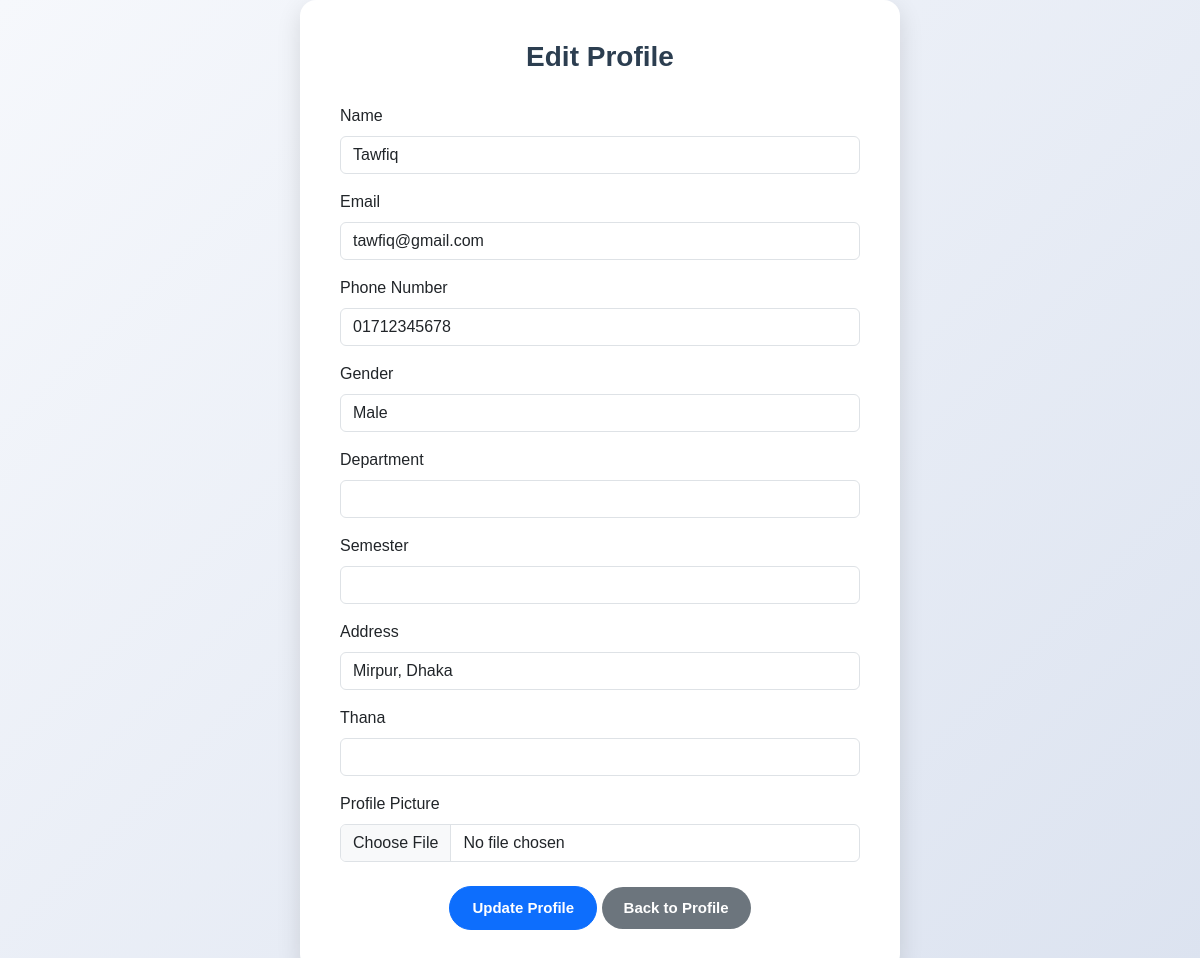
The page /backend/edit_profile.php (signed in) on the database its author committed.
### tables this page shows
CREATE TABLE User (
    Student_ID VARCHAR(20) PRIMARY KEY,
    Name VARCHAR(100) NOT NULL,
    Gsuite_Email VARCHAR(100) UNIQUE NOT NULL,
    Scanned_ID VARCHAR(255),
    Semester VARCHAR(20),
    Department VARCHAR(50),
    Thana VARCHAR(50),
    Phone_Number VARCHAR(15),  
    Password VARCHAR(100) NOT NULL,
    Address VARCHAR(255),      
    Gender VARCHAR(10),        
    Profile_Pic VARCHAR(255),  
    UserStatus VARCHAR(30) NULL DEFAULT 'Available'  
);

### backend/edit_profile.php (the view, shortened to what this page needs)
<?php
include 'db_connection.php';
$student_id = $_SESSION["User_ID"];
$sql = "SELECT * FROM User WHERE Student_ID = ?";
$stmt = $conn->prepare($sql);
$stmt->bind_param("s", $student_id);
$stmt->execute();
$result = $stmt->get_result();
if ($result->num_rows === 1){
    $user = $result->fetch_assoc();
}
else {
    echo "User not found.";
    exit();
}
?>
<!DOCTYPE html>
<html lang="en">
<head>
  <link href="https://cdn.jsdelivr.net/npm/bootstrap@5.3.5/dist/css/bootstrap.min.css" rel="stylesheet">
  <link rel="stylesheet" href="css/profile_style.css">
</head>
<body>
  <div class="profile-card">
    <h3 class="profile-title">Edit Profile</h3>
    <form method="POST" enctype="multipart/form-data">
      <div class="mb-3">
        <label for="name" class="form-label">Name</label>
        <input type="text" id="name" name="name" class="form-control" value="<?php echo htmlspecialchars($user['Name']); ?>" required>
      </div>
      <div class="mb-3">
        <label for="email" class="form-label">Email</label>
        <input type="email" id="email" name="email" class="form-control" value="<?php echo htmlspecialchars($user['Gsuite_Email']); ?>" required>
      </div>
      <div class="mb-3">
        <label for="phone" class="form-label">Phone Number</label>
        <input type="text" id="phone" name="phone" class="form-control" value="<?php echo htmlspecialchars($user['Phone_Number']); ?>" required>
      </div>
      <div class="mb-3">
        <label for="gender" class="form-label">Gender</label>
        <select id="gender" name="gender" class="form-control" required>
          <option value="Male" <?php echo $user['Gender'] === 'Male' ? 'selected' : ''; ?>>Male</option>
        </select>
      </div>
      <div class="mb-3">
        <label for="department" class="form-label">Department</label>
        <input type="text" id="department" name="department" class="form-control" value="<?php echo htmlspecialchars($user['Department']); ?>" required>
      </div>
      <div class="mb-3">
        <label for="semester" class="form-label">Semester</label>
        <input type="text" id="semester" name="semester" class="form-control" value="<?php echo htmlspecialchars($user['Semester']); ?>" required>
      </div>
      <div class="mb-3">
        <label for="address" class="form-label">Address</label>
        <input type="text" id="address" name="address" class="form-control" value="<?php echo htmlspecialchars($user['Address']); ?>" required>
      </div>
      <div class="mb-3">
        <label for="thana" class="form-label">Thana</label>
        <input type="text" id="thana" name="thana" class="form-control" value="<?php echo htmlspecialchars($user['Thana']); ?>" required>
      </div>
      <div class="mb-3">
        <label for="profile_pic" class="form-label">Profile Picture</label>
        <input type="file" id="Profile_pic" name="Profile_Pic" class="form-control">
      </div>
      <div class="text-center mt-4">
        <button type="submit" class="btn btn-primary">Update Profile</button>
        <a href="profile.php" class="btn btn-secondary">Back to Profile</a>
      </div>
    </form>
  </div>
</body>
</html>

### backend/css/profile_style.css (style rules this page uses)
body { font-family: "Montserrat", sans-serif; background: linear-gradient(135deg, #f6f8fc, #dce3f0); margin: 0; padding: 0; min-height: 100vh; display: flex; align-items: center; justify-content: center; }
.profile-card { background: #ffffff; border-radius: 16px; width: 100%; max-width: 600px; padding: 40px; box-shadow: 0 8px 25px rgba(0, 0, 0, 0.12); transition: all 0.3s ease; animation: fadeInUp 0.6s ease; }
.profile-title { font-weight: 700; font-size: 28px; text-align: center; margin-bottom: 30px; color: #2c3e50; }
.btn { padding: 10px 22px; border-radius: 30px; font-weight: 600; font-size: 15px; transition: all 0.3s ease; }
.btn-secondary { background-color: #6c757d; color: white; border: none; }

### rows shown on the page
user: name "Tawfiq", email "tawfiq@gmail.com", phone "01712345678", gender "Male", address "Mirpur, Dhaka"
